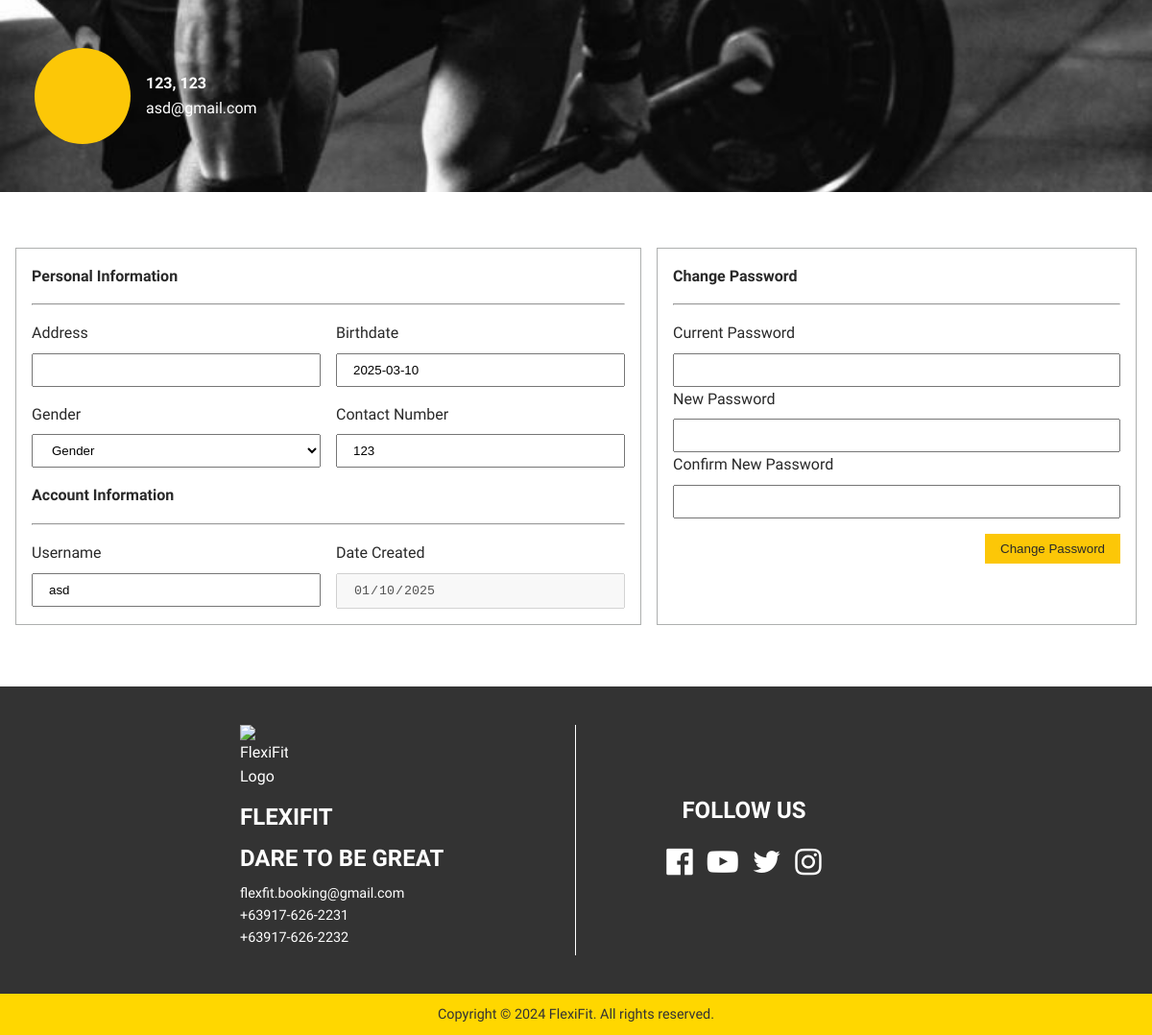
The app's page /profile.php (signed in) with its own data.
### tables this page shows
CREATE TABLE `user` (
  `ID` int(11) NOT NULL,
  `username` varchar(255) NOT NULL,
  `email` varchar(255) NOT NULL,
  `password` varchar(255) NOT NULL,
  `firstName` varchar(255) NOT NULL,
  `lastName` varchar(255) NOT NULL,
  `DOB` date NOT NULL,
  `contactNo` bigint(11) NOT NULL,
  `gender` varchar(255) NOT NULL,
  `profilePicUrl` varchar(500) NOT NULL,
  `dateCreated` datetime NOT NULL DEFAULT current_timestamp(),
  `dateUpdated` date NOT NULL DEFAULT current_timestamp(),
  `lastLoggedIn` date NOT NULL DEFAULT current_timestamp(),
  `role` varchar(10) NOT NULL DEFAULT 'user',
  `status` varchar(10) NOT NULL DEFAULT 'active',
  `reset_token` varchar(255) DEFAULT NULL,
  `reset_expiry` datetime DEFAULT NULL
);

### includes/profile.inc.php (called while the page is built, shortened)
<?php
class Profile
{
    private $conn;
    private $id;
    public function __construct($conn, $id)
    {
        $this->conn = $conn;
        $this->id = $id;
    }
    public function get_user_details()
    {
        $stmt = $this->conn->prepare("SELECT * FROM `user` WHERE ID = ?");
        $stmt->bind_param("i", $this->id);
        $stmt->execute();
        $result = $stmt->get_result();
        $row = $result->fetch_assoc();
        return $row;
    }
}

### profile.php (the view, shortened to what this page needs)
<?php
require_once("./includes/auth.php");
require_once("./includes/profile.inc.php");
$id = $_SESSION['id'];
$profile = new Profile($conn, $id);
$userDetails = $profile->get_user_details();
?>
<!DOCTYPE html>
<html lang="en">
<head>
  <?php require_once "./components/global_css.php" ?>
  <link rel="stylesheet" href="css/my-profile.css" />
</head>
<body>
  <header class="header">
    <div class="header-content">
      <div class="profile-header">
        <div class="image-container"></div>
        <div class="profile-details">
          <h4><?= $userDetails['lastName'] . ", " . $userDetails['firstName'] ?></h4>
          <p><?= $userDetails['email'] ?></p>
        </div>
      </div>
    </div>
  </header>
  <main class="main-container">
    <br>
    <div class="user-profile-content">
      <div class="user-profile-left">
        <h4>Personal Information</h4>
        <hr />
        <div class="user-details">
          <div class="half">
            <div class="input-half">
              <label>Address</label>
              <input type="text" />
            </div>
            <div class="input-half">
              <label>Birthdate</label>
              <input type="text" value="<?= $userDetails['DOB'] ?>" />
            </div>
          </div>
          <div class="half">
            <div class="input-half">
              <label>Gender</label>
              <select>
                <option selected disabled>Gender</option>
              </select>
            </div>
            <div class="input-half">
              <label>Contact Number</label>
              <input type="number" value="<?= $userDetails['contactNo'] ?>" />
            </div>
          </div>
        </div>
        <h4>Account Information</h4>
        <hr />
        <div class="user-details">
          <div class="half">
            <div class="input-half">
              <label>Username</label>
              <input type="text" value="<?= $userDetails['username'] ?>" />
            </div>
            <div class="input-half">
              <label>Date Created</label>
              <input type="date" value="2025-01-10" disabled />
            </div>
          </div>
        </div>
      </div>
      <div class="user-profile-right">
        <h4>Change Password</h4>
        <hr />
        <div class="user-details">
          <form action="./includes/change-pass.php" method="POST">
            <div class="input-full">
              <label>Current Password</label>
              <input type="password" name="currentPassword" />
            </div>
            <div class="input-full">
              <label>New Password</label>
              <input type="password" name="newPassword" />
            </div>
            <div class="input-full">
              <label>Confirm New Password</label>
              <input type="password" name="confirmPassword" />
            </div>
            <button type="submit">Change Password</button>
          </form>
        </div>
      </div>
    </div>
  </main>
  <?php require_once "./components/footer.php" ?>
</body>
</html>

### css/my-profile.css (style rules this page uses)
.header { width: 100%; height: 200px; background: url("../assets/insbg.JPG") no-repeat center center/cover; display: flex; justify-content: flex-start; align-items: center; color: white; text-align: left; padding: 20px; }
.header-content { width: 100%; max-width: 1200px; margin: auto; }
.profile-header { display: flex; align-items: center; gap: 1rem; padding: 1rem; }
.image-container { width: 100px; height: 100px; border-radius: 50%; background-color: var(--yellow); }
.user-profile-content { display: flex; flex-wrap: wrap; gap: 1rem; }
.user-profile-left, .user-profile-right { padding: 1rem; border: 1px solid var(--dark-grey); display: flex; flex-direction: column; gap: 1rem; flex-grow: 1; min-width: 500px; }
.user-details { display: flex; flex-direction: column; gap: 1rem; }
.half { display: flex; gap: 1rem; }
.input-half { width: 50%; display: flex; gap: 0.5rem; flex-direction: column; }
.input-full { width: 100%; display: flex; gap: 0.5rem; flex-direction: column; }
.user-details input, select { padding: 0.5rem 1rem; }
button[type="submit"] { margin-top: 1rem; float: right; padding: 0.5rem 1rem; background-color: var(--yellow); color: var(--black); border: none; }

### records on screen
user: lastName "123", firstName "123", email "asd@gmail.com", DOB "2025-03-10", contactNo "123", username "asd"
